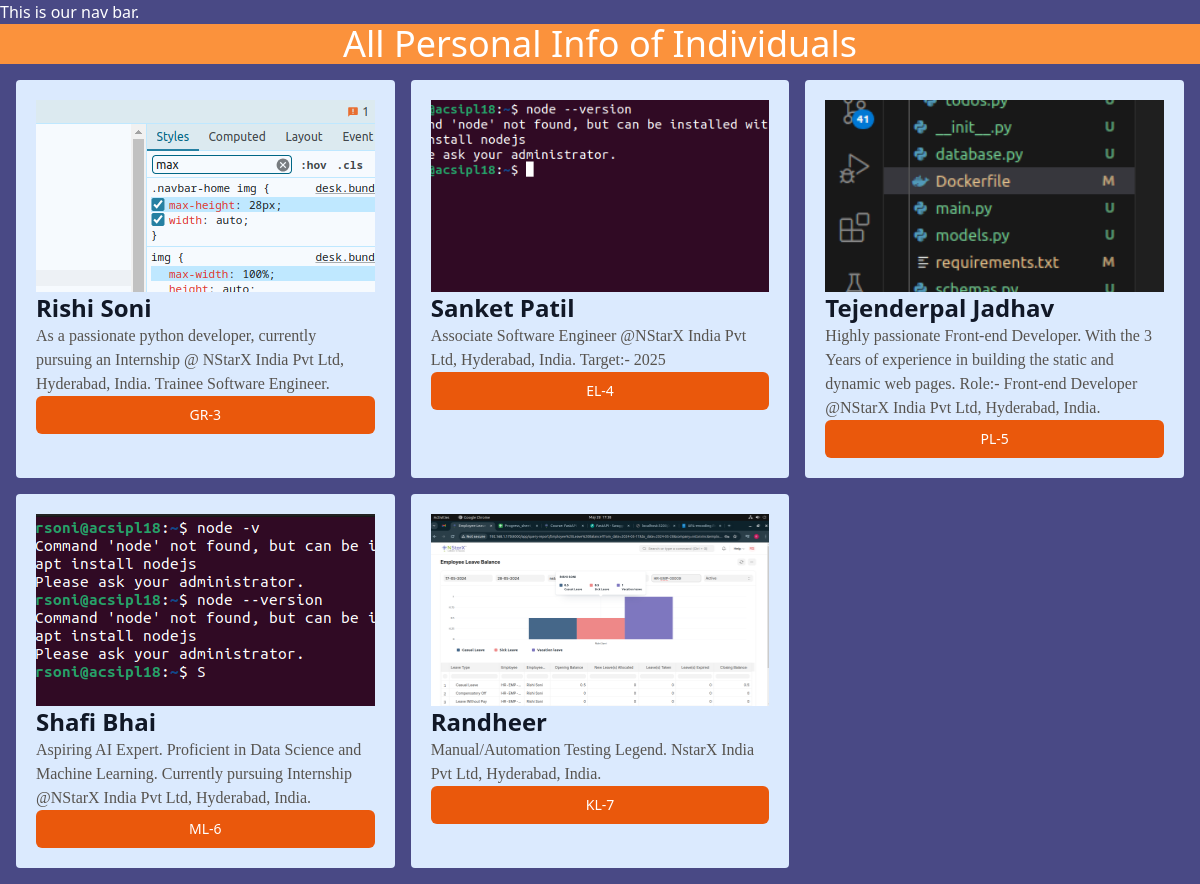
The app's page /app/ with its own data.
### test_app/models.py (models this page shows, shortened)
class PersonalInfo(models.Model):
    CHAI_TYPE_CHOICE = [
        ('ML', 'MASALA'),
        ('GR', 'GINGER'),
        ('KL', 'KIWI'),
        ('PL', 'PLAIN'),
        ('EL', 'ELACHI')
    ]
    name = models.CharField(max_length=30)
    image = models.ImageField(upload_to='image_data/')
    date_added = models.DateTimeField(default=timezone.now())
    type_of_chai = models.CharField(max_length=2, choices=CHAI_TYPE_CHOICE)
    description = models.TextField(default='No Descriptions') #Text field is required that is why we set default=''.

### test_app/views.py (the view)
# urls.py: 2. Add a URL to urlpatterns:  path('', views.home, name='home')
def home(request):
    info = PersonalInfo.objects.all()
    return render(request, 'test_app/all_test_app.html', {'infos': info})

### test_app/templates/test_app/all_test_app.html (shortened to what this page needs)
{% extends "layout.html" %}
{% block content %}
<h1 class="font-bold-extralight text-4xl bg-orange-400">All Personal Info of Individuals</h1>
<div class="grid grid-cols-3 gap-4 m-4">
{% for info in infos %}
<div class="bg-blue-100 p-5 rounded">
    <img class="w-full h-48 object-cover" src="{{info.image.url}}" alt="">
    <h3 class="text-2xl font-bold text-gray-900">{{info.name}}</h3>
    <p class='text-stone-600 font-serif'>{{info.description}}</p>
    <a href="{% url 'detailed_info' info.id %}">
        <button type="button" class="inline-flex items-center w-[100%] justify-center px-4 py-2 border
        border-transparent text-sm font-medium rounded-md text-white bg-orange-600 hover:bg-orange-700
        focus:outline-none focus:ring-2 focus:ring-offset-2 focus:ring-orange-500">
        {{info.type_of_chai}}-{{info.id}}
        </button>
    </a>
</div>
{% endfor %}
</div>
{% endblock %}

### templates/layout.html (shortened to what this page needs)
{% load static tailwind_tags %}
{% load static %}
<!DOCTYPE html>
<head>
<link rel="stylesheet" href="{% static 'style.css'%}">
    {% tailwind_css %}
</head>
<body>
    <nav>This is our nav bar.</nav>
    {% block content %}{% endblock %}
</body>

### static/style.css (style rules this page uses)
body { background-color: rgb(73, 73, 133); color: white }
h1 { text-align: center; font-size: 2em; }

### records on screen
PersonalInfo: image (picture), name "Rishi Soni", description "As a passionate python developer, currently pursuing an Internship @ NStarX India Pvt Ltd, Hyderabad, India. Trainee Software Engineer.", type_of_chai "GR", id "3"
PersonalInfo: image (picture), name "Sanket Patil", description "Associate Software Engineer @NStarX India Pvt Ltd, Hyderabad, India. Target:- 2025", type_of_chai "EL", id "4"
PersonalInfo: image (picture), name "Tejenderpal Jadhav", description "Highly passionate Front-end Developer. With the 3 Years of experience in building the static and dynamic web pages. Role:- Front-end Developer @NStarX India Pvt Ltd, Hyderabad, India.", type_of_chai "PL", id "5"
PersonalInfo: image (picture), name "Shafi Bhai", description "Aspiring AI Expert. Proficient in Data Science and Machine Learning. Currently pursuing Internship @NStarX India Pvt Ltd, Hyderabad, India.", type_of_chai "ML", id "6"
PersonalInfo: image (picture), name "Randheer", description "Manual/Automation Testing Legend. NstarX India Pvt Ltd, Hyderabad, India.", type_of_chai "KL", id "7"
